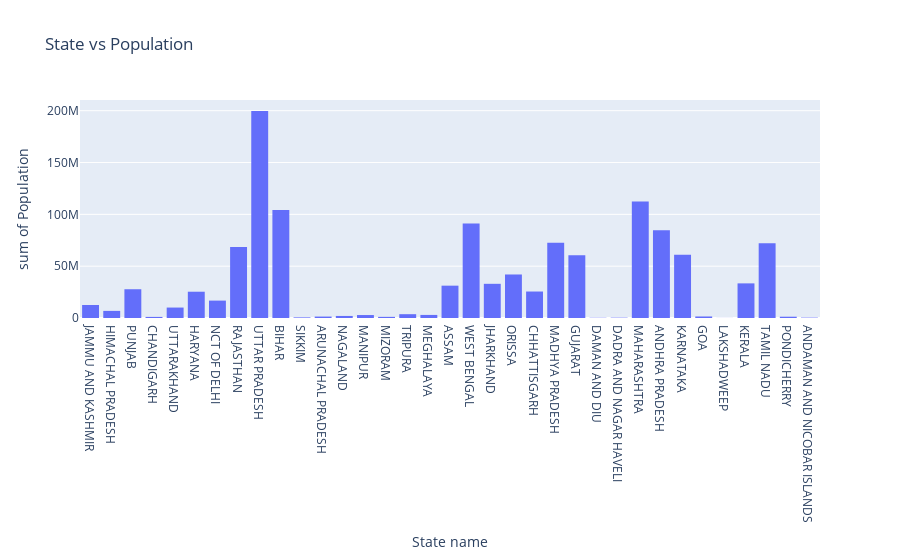

Notebook source saved alongside this figure:
### Code cell
px.histogram(df, x="State name", y = "Population",title="State vs Population")

### Figure 1 — Plotly figure (JSON) as saved in the notebook; plotly's stock layout.template omitted (floating-point values rounded to 4 significant figures; data arrays with more than 128 entries replaced by an {"elided": "..."} marker saying what was removed)
{"data": [{"alignmentgroup": "True", "bingroup": "x", "histfunc": "sum", "hovertemplate": "State name=%{x}<br>sum of Population=%{y}<extra></extra>", "legendgroup": "", "marker": {"color": "#636efa", "pattern": {"shape": ""}}, "name": "", "offsetgroup": "", "orientation": "v", "showlegend": false, "type": "histogram", "x": {"elided": "640 str values"}, "xaxis": "x", "y": {"elided": "640 int values"}, "yaxis": "y"}], "layout": {"barmode": "relative", "legend": {"tracegroupgap": 0}, "title": {"text": "State vs Population"}, "xaxis": {"anchor": "y", "domain": [0, 1], "title": {"text": "State name"}}, "yaxis": {"anchor": "x", "domain": [0, 1], "title": {"text": "sum of Population"}}}}
